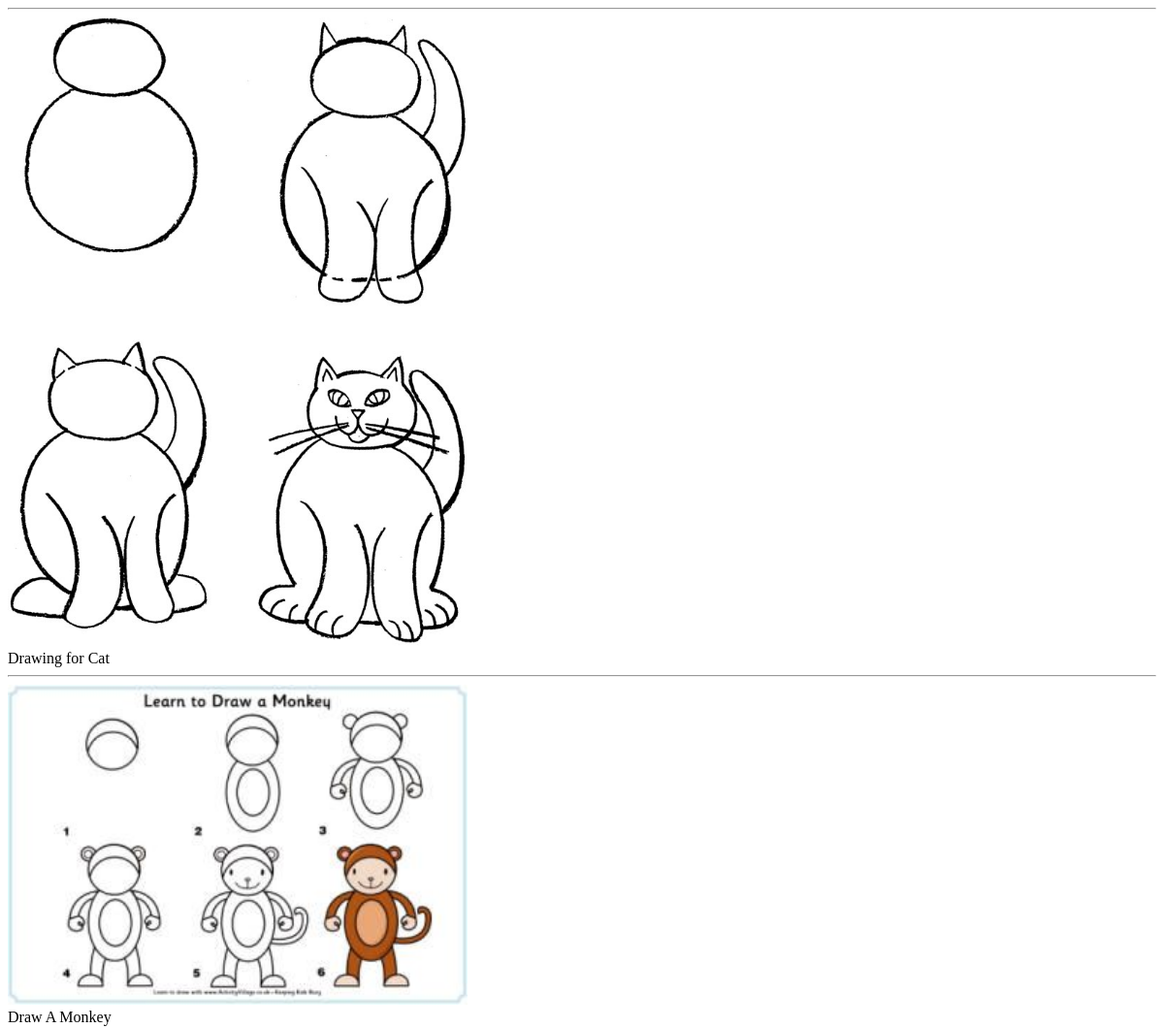
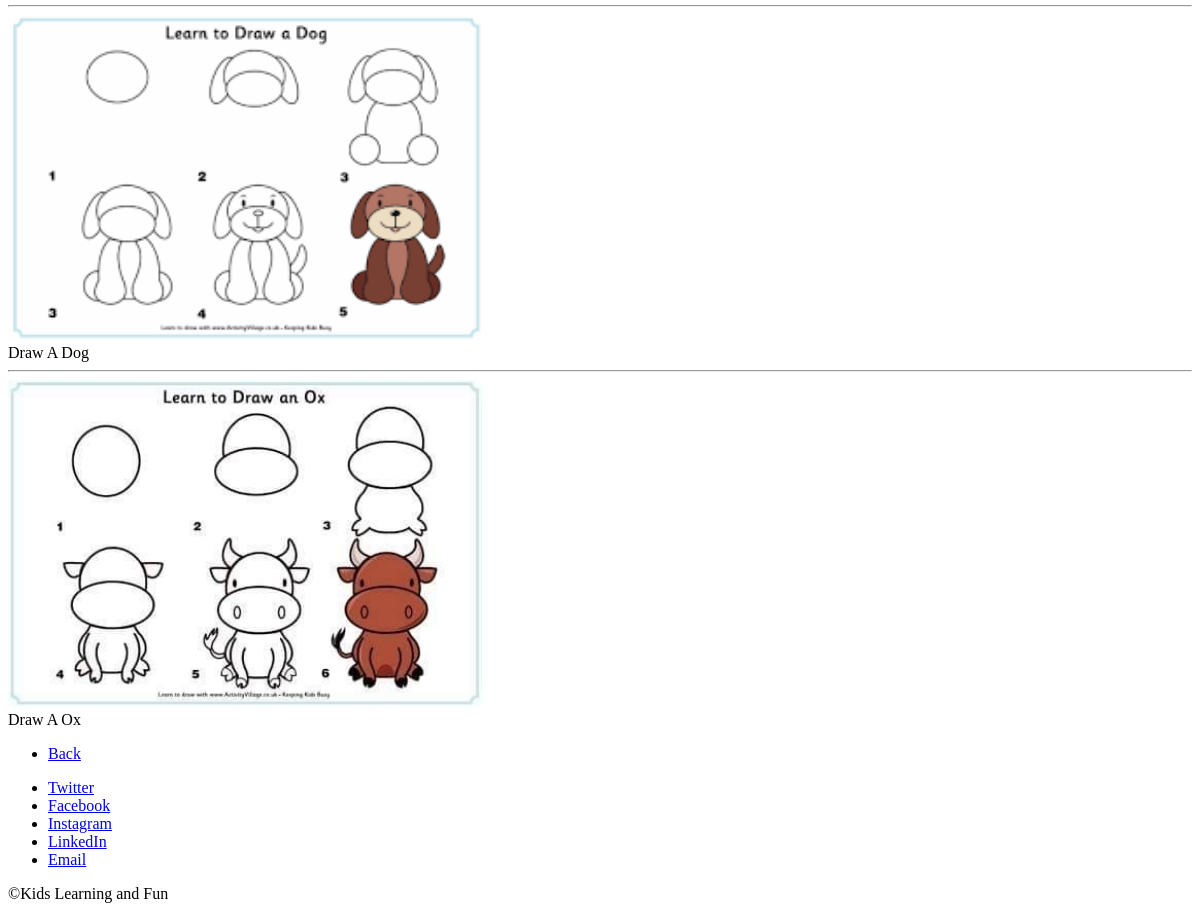
Screenshot of /drawing.php with the database file from the repository (2 pictures, top to bottom).
### tables this page shows
CREATE TABLE `subject` (
  `id` int(100) NOT NULL,
  `sub_name` varchar(40) NOT NULL,
  `sub_lesson` text NOT NULL,
  `categories` varchar(100) NOT NULL,
  `image` varchar(1000) NOT NULL
);

### drawing.php (the view, shortened to what this page needs)
<!DOCTYPE HTML>
<html>
    <head>
        <link rel="stylesheet" href="assets/css/main.css" />
    </head>
    <body>
        <div id="wrapper">
          <section id="intro" class="main">
      <div class="container">
                        <div class="row">
                        <div class="col-md-6">
  <?php
include('admin/includes/db.php');
$name= mysqli_query($con,"select * from subject where sub_name='Drawing' order by id");
 while($res= mysqli_fetch_assoc($name))
{
    $id=$res['id'];
    echo "<hr>";
echo "<a href=viewpic.php?pic_id=$id><img style='text-align:center;width:40%;' class='img-responsive' src=admin/uploaded_image/$res[image]></a>";
echo '<br>';
echo $res['sub_lesson'];
?>
                    </div>
  <?php } ?>
                <ul class="actions">
                    <li>
                        <a href="learning.php" class="button big">Back</a>
                    </li>
                </ul>
            <footer id="footer">
                <ul class="icons">
                    <li>
                        <a href="#" class="icon fa-twitter"><span class="label">Twitter</span></a>
                    </li>
                    <li>
                        <a href="#" class="icon fa-facebook"><span class="label">Facebook</span></a>
                    </li>
                    <li>
                        <a href="#" class="icon fa-instagram"><span class="label">Instagram</span></a>
                    </li>
                    <li>
                        <a href="#" class="icon fa-linkedin"><span class="label">LinkedIn</span></a>
                    </li>
                    <li>
                        <a href="#" class="icon fa-envelope"><span class="label">Email</span></a>
                    </li>
                </ul>
                <p class="copyright">&copy;Kids Learning and Fun</p>
            </footer>
    </body>
</html>

### rows the page displays
subject: image (picture), sub_lesson "Drawing for Cat"
subject: image (picture), sub_lesson "Draw A Monkey"
subject: image (picture), sub_lesson "Draw A Dog"
subject: image (picture), sub_lesson "Draw A Ox"
